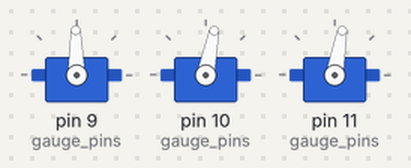
Recording of a sketch running on a simulated Arduino Uno, built with avr-gcc and run on an emulated ATmega328P. Shown: 3 × servo. Random numbers use the default seed unless the sketch sets one.

Above: at 0.93 s.
At 8.68 s:
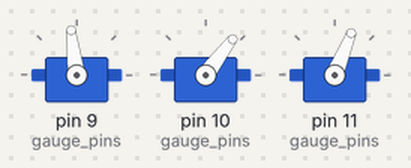
At 12.33 s:
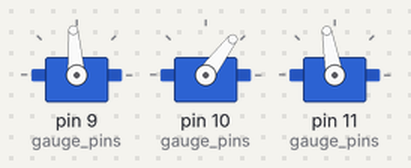
At 17.91 s:
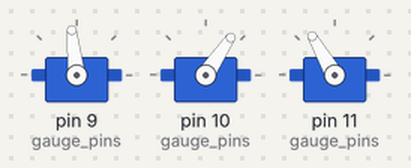
At 27.27 s:
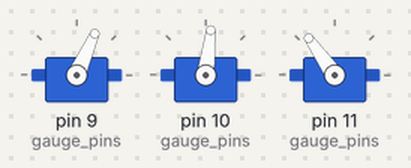
At 35.91 s:
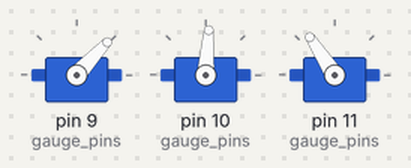
Timing chart, 0 to 40.0 s (numbered marks = the images above):
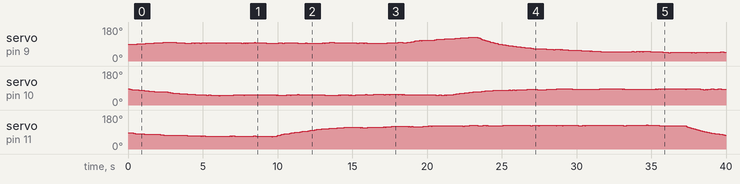

The sketch:

RandomGauges.ino
```cpp
#include <Servo.h>

const int UPDATE_INTERVAL = 60; // ms, multiple of 20ms
const int VALUE_MAX = 1000;
const int MIN_RANGE = 900;   // in microseconds
const int MAX_RANGE = 2000;  // in microseconds

int gauge_pins[] = { 9, 10, 11 };
const int NUM_GAUGES = sizeof gauge_pins / sizeof *gauge_pins;

float gaussian(float mean, float sdev) {
  float x1, x2, rad, c;

  do {
    x1 = 2 * random(1000)/1000.0 - 1;
    x2 = 2 * random(1000)/1000.0 - 1;
    rad = x1 * x1 + x2 * x2;
  } while ( rad >= 1 || rad == 0 );

  c = sqrt( -2 * log(rad) / rad );

  return mean + (x1 * c) * sdev;
}

class RandomGauge {
  public:
  RandomGauge();
  void set_pin(int pin);
  void set_range(int min, int max);
  void update();

  private:
  void move_needle(int value);

  Servo _servo;
  unsigned long _next_update;
  unsigned long _next_setpoint;
  unsigned int _setpoint;
  unsigned int _time_avg;  // feks 15000
  unsigned int _time_sdev; // feks  4000
  float _gain;
  int _value;
  int _noise_sdev;
  int _servo_min;
  int _servo_max;
};

RandomGauge::RandomGauge() {
  _next_update = 0;
  _next_setpoint = 0;
  _time_avg = 15000;
  _time_sdev = 4000;
  _noise_sdev = 5;
  _gain = 0.025;
  _value = VALUE_MAX / 2;
  _servo_min = 0;
  _servo_max = 180;
}

void RandomGauge::set_pin(int pin) {
  _servo.attach(pin);
}

void RandomGauge::set_range(int min, int max) {
  _servo_min = min;
  _servo_max = max;
}

void RandomGauge::update() {
  unsigned long time = millis();
  if ( time < _next_update ) {
    return;
  }
  if ( time > _next_setpoint ) {
    _setpoint = random(0, VALUE_MAX);
    _next_setpoint = time + gaussian(_time_avg, _time_sdev);
  }

  int error = _setpoint - _value;
  _value += round( _gain*error + gaussian(0, _noise_sdev) );
  move_needle(_value);
  _next_update = time + UPDATE_INTERVAL;
}

void RandomGauge::move_needle(int value) {
  value = constrain(value, 0, VALUE_MAX);
  int us = map(value, 0, VALUE_MAX, _servo_min, _servo_max);
  _servo.writeMicroseconds(us);
}

RandomGauge all_gauges[NUM_GAUGES];

void setup() {
  randomSeed(analogRead(A0));
  for ( int i=0; i<NUM_GAUGES; i++ ){
    all_gauges[i].set_pin(gauge_pins[i]);
    all_gauges[i].set_range(MIN_RANGE, MAX_RANGE);
  }
}

void loop() {
  for ( int i=0; i<NUM_GAUGES; i++ ){
    all_gauges[i].update();
  }
}
```
